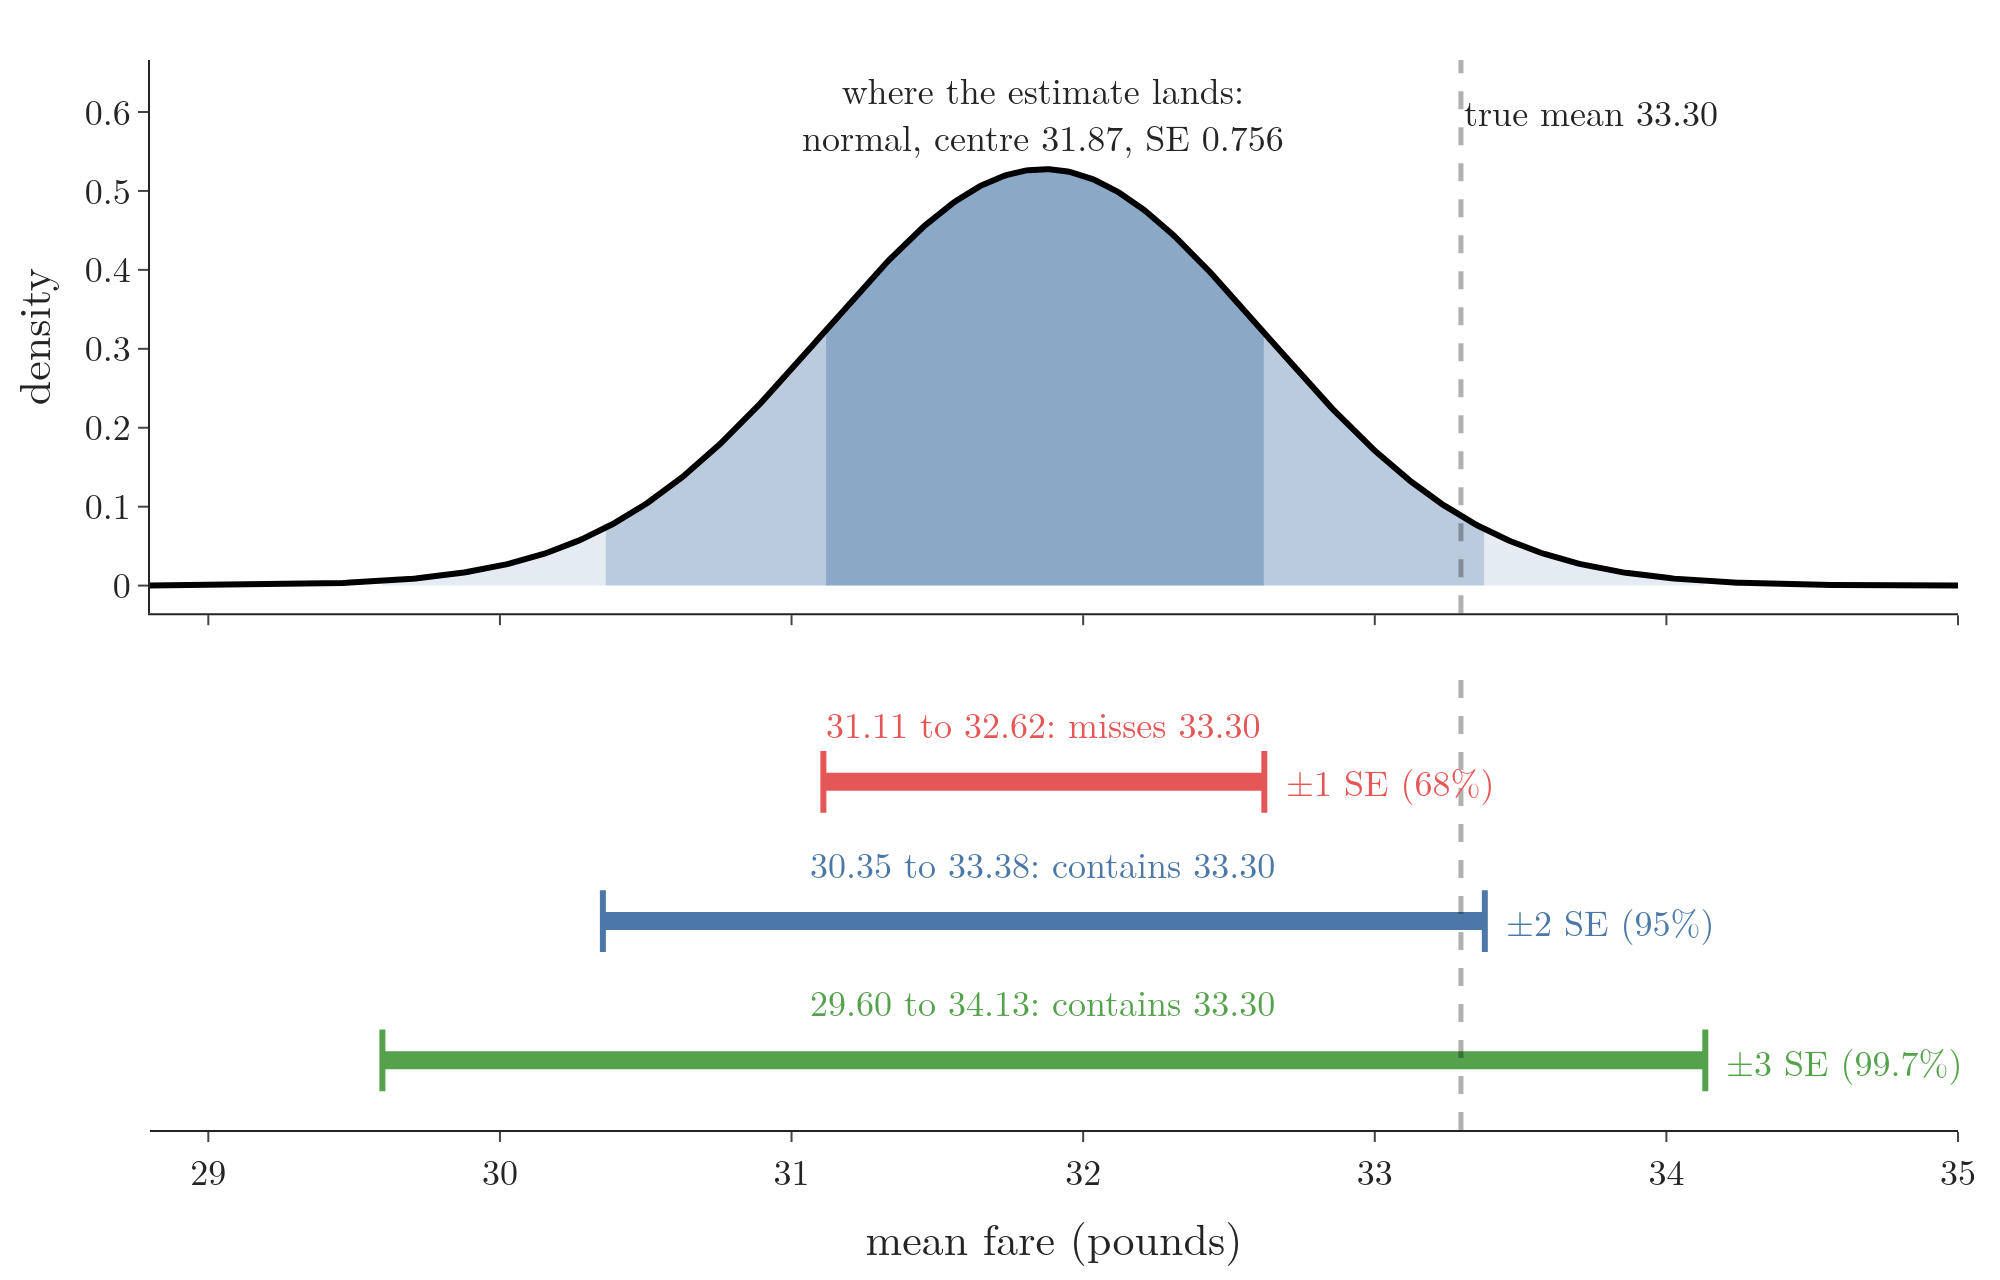

This chart was generated by the following Python code:
"""Section 5.1: the estimate 31.87 follows a normal curve with standard error 0.756; ranges of 1, 2 and 3 standard
errors around it, against the true mean fare 33.30. Same sampling as the Notebook (seed 42)."""
from pathlib import Path

import numpy as np
import pandas as pd
import plotly.graph_objects as go
from plotly.subplots import make_subplots
from scipy import stats

here = Path(__file__).parent
data = here.parent / "data"
df = pd.concat([pd.read_csv(data / "titanic_train.csv").drop(columns="Survived"),
                pd.read_csv(data / "titanic_test.csv")]).sample(frac=1, random_state=42)
fare = df["Fare"].dropna()
rng = np.random.default_rng(42)
means = np.array([fare.sample(50, random_state=rng).to_numpy() for _ in range(100)]).mean(axis=1)
est, se, true = means.mean(), means.std(ddof=1) / 10, fare.mean()
R = {k: (est - k * se, est + k * se) for k in (1, 2, 3)}
assert [f"{a:.2f} to {b:.2f}" for a, b in R.values()] == ["31.11 to 32.62", "30.35 to 33.38", "29.60 to 34.13"]
assert round(se, 3) == 0.756 and round(true, 2) == 33.30
COL = {1: "#E45756", 2: "#4C78A8", 3: "#54A24B"}
x = np.linspace(28.8, 35, 600)
fig = make_subplots(rows=2, cols=1, shared_xaxes=True, vertical_spacing=0.06, row_heights=[0.55, 0.45])
d = stats.norm(est, se)
for k, alpha in [(3, 0.15), (2, 0.28), (1, 0.42)]:
    xs = x[np.abs(x - est) <= k * se]
    fig.add_scatter(x=xs, y=d.pdf(xs), fill="tozeroy", fillcolor=f"rgba(76,120,168,{alpha})", mode="lines",
                    line=dict(width=0), showlegend=False, row=1, col=1)
fig.add_scatter(x=x, y=d.pdf(x), mode="lines", line=dict(color="black", width=3), showlegend=False, row=1, col=1)
fig.add_annotation(x=est, y=0.6, text="where the estimate lands:<br>normal, centre 31.87, SE 0.756", showarrow=False,
                   font=dict(size=18), bgcolor="rgba(255,255,255,0.8)", row=1, col=1)
for k, share, y in [(1, "68%", 3), (2, "95%", 2), (3, "99.7%", 1)]:
    a, b = R[k]
    hit = a <= true <= b
    fig.add_scatter(x=[a, b], y=[y, y], mode="lines+markers", line=dict(color=COL[k], width=9),
                    marker=dict(symbol="line-ns", size=22, line=dict(width=3, color=COL[k])), showlegend=False,
                    row=2, col=1)
    fig.add_annotation(x=b + 0.06, y=y, xanchor="left", showarrow=False, font=dict(size=18, color=COL[k]),
                       text=f"±{k} SE ({share})", row=2, col=1)
    fig.add_annotation(x=(a + b) / 2, y=y + 0.42, showarrow=False, font=dict(size=18, color=COL[k]),
                       text=f"{a:.2f} to {b:.2f}: {'contains' if hit else 'misses'} 33.30", row=2, col=1)
for row in (1, 2):
    fig.add_vline(x=true, line=dict(color="black", width=2.5, dash="dash"), row=row, col=1)
fig.add_annotation(x=true, y=0.98, yref="paper", text="true mean 33.30", showarrow=False, xanchor="left",
                   font=dict(size=18))
fig.update_yaxes(title_text="density", row=1, col=1)
fig.update_yaxes(visible=False, range=[0.5, 3.75], row=2, col=1)
fig.update_xaxes(title_text="mean fare (pounds)", range=[28.8, 35], row=2, col=1)
fig.update_layout(template="simple_white", width=1000, height=640, font=dict(family="Latin Modern Roman", size=18),
                  margin=dict(l=70, r=20, t=30, b=55))
fig.write_image(here / "ranges.png", scale=2)
fig.write_image(here / "ranges.pdf")
